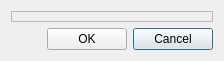
<?xml version="1.0" encoding="UTF-8"?>
<ui version="4.0">
 <class>GraphicDialogForm</class>
 <widget class="QDialog" name="GraphicDialogForm">
  <property name="geometry">
   <rect>
    <x>0</x>
    <y>0</y>
    <width>224</width>
    <height>61</height>
   </rect>
  </property>
  <property name="windowTitle">
   <string>Dialog</string>
  </property>
  <layout class="QGridLayout" name="gridLayout_3">
   <item row="0" column="0">
    <layout class="QGridLayout" name="gridLayout_2" rowstretch="1,0">
     <item row="0" column="0">
      <widget class="QFrame" name="m_graphicSelectorFrame">
       <property name="frameShape">
        <enum>QFrame::StyledPanel</enum>
       </property>
       <property name="frameShadow">
        <enum>QFrame::Raised</enum>
       </property>
      </widget>
     </item>
     <item row="1" column="0">
      <layout class="QGridLayout" name="gridLayout">
       <property name="sizeConstraint">
        <enum>QLayout::SetNoConstraint</enum>
       </property>
       <item row="0" column="0">
        <spacer name="horizontalSpacer">
         <property name="orientation">
          <enum>Qt::Horizontal</enum>
         </property>
         <property name="sizeHint" stdset="0">
          <size>
           <width>40</width>
           <height>20</height>
          </size>
         </property>
        </spacer>
       </item>
       <item row="0" column="2">
        <widget class="QPushButton" name="m_cancelPushButton">
         <property name="text">
          <string>Cancel</string>
         </property>
        </widget>
       </item>
       <item row="0" column="1">
        <widget class="QPushButton" name="m_okPushButton">
         <property name="enabled">
          <bool>true</bool>
         </property>
         <property name="text">
          <string>OK</string>
         </property>
        </widget>
       </item>
      </layout>
     </item>
    </layout>
   </item>
  </layout>
 </widget>
 <resources/>
 <connections>
  <connection>
   <sender>m_okPushButton</sender>
   <signal>pressed()</signal>
   <receiver>GraphicDialogForm</receiver>
   <slot>accept()</slot>
   <hints>
    <hint type="sourcelabel">
     <x>131</x>
     <y>49</y>
    </hint>
    <hint type="destinationlabel">
     <x>40</x>
     <y>60</y>
    </hint>
   </hints>
  </connection>
  <connection>
   <sender>m_cancelPushButton</sender>
   <signal>pressed()</signal>
   <receiver>GraphicDialogForm</receiver>
   <slot>reject()</slot>
   <hints>
    <hint type="sourcelabel">
     <x>212</x>
     <y>49</y>
    </hint>
    <hint type="destinationlabel">
     <x>51</x>
     <y>59</y>
    </hint>
   </hints>
  </connection>
 </connections>
</ui>
